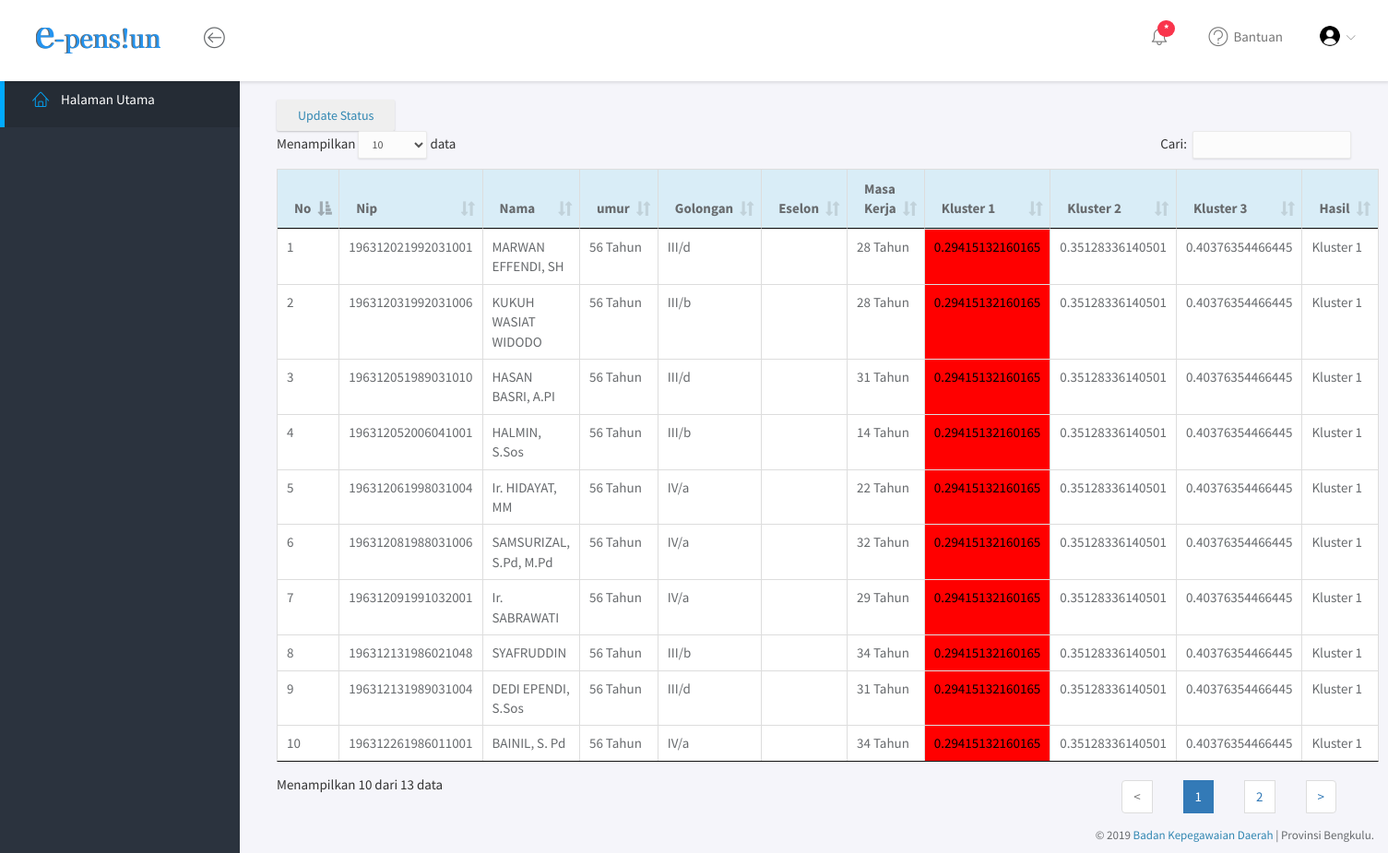
Page /index.php/clustering on the committed database.
### tables this page shows
CREATE TABLE `ref_asn` (
  `asn_id` int(11) NOT NULL,
  `asn_nip` varchar(20) DEFAULT NULL,
  `asn_id_mesin` int(15) DEFAULT NULL,
  `asn_nama` varchar(50) DEFAULT NULL,
  `asn_tgl_lahir` date DEFAULT NULL,
  `asn_gol_akhir` varchar(15) DEFAULT NULL,
  `asn_eselon` varchar(15) DEFAULT NULL,
  `asn_jabatan` varchar(75) DEFAULT NULL,
  `asn_jft` varchar(15) DEFAULT NULL,
  `asn_jfu` varchar(15) DEFAULT NULL,
  `asn_satker` varchar(50) DEFAULT NULL,
  `asn_skpd` int(15) DEFAULT NULL,
  `asn_ref_tipe_id` varchar(50) DEFAULT NULL,
  `asn_pensiun` enum('Y','N') DEFAULT 'N',
  `asn_is_plt` enum('Y','N') DEFAULT NULL,
  `asn_createuser` varchar(45) DEFAULT NULL,
  `asn_createdate` datetime DEFAULT NULL,
  `asn_updateuser` varchar(45) DEFAULT NULL,
  `asn_updatedate` datetime DEFAULT NULL
);

### application/controllers/clustering.php (called while the page is built, shortened)
<?php
class Clustering extends CI_Controller {
	public function __construct()
	{
		$this->load->model('model_clustering');
		$this->load->model('model_pegawai');
	}
	public function index()
	{
		$data = $this->model_clustering->get();
		$view['data'] = $this->model_clustering->get();
		foreach ($data as $data) {
			$umur = date("Y") - substr($data['asn_nip'], 0, 4);
			if ($umur == 57) {
				$umur = 0.02;
			}
			$c1 = [0.25, 0.175];
			$c2 = [0.35, 0.05];
			$c3 = [0.40, 0.075];
			$dc1 = sqrt(pow($eselon - $c1[0], 2) + pow($umur - $c1[1], 2));
			$dc2 = sqrt(pow($eselon - $c2[0], 2) + pow($umur - $c2[1], 2));
			$dc3 = sqrt(pow($eselon - $c3[0], 2) + pow($umur - $c3[1], 2));
			$view['dc1'][] = $dc1;
			$view['dc2'][] = $dc2;
			$view['dc3'][] = $dc3;
			if ($dc1 < $dc2 && $dc1 < $dc3) {
				$hasil = 1;
			}
			$view['hasil'][] = $hasil;
		}
		$view['status'] = $this->model_pegawai->status($this->session->userdata('nip'));
		$view['isi'] = 'backend/operator/klustering';
		$this->load->view('layout', $view);
	}
}

### index.php (called while the page is built, shortened)
<?php
require_once BASEPATH.'core/CodeIgniter.php';

### application/models/model_clustering.php (called while the page is built, shortened)
<?php
class Model_clustering extends CI_model
{
	public function get()
	{
		$this->db->select('*');
		$this->db->from('ref_asn');
		$this->db->where('YEAR(CURDATE()) - SUBSTRING(asn_nip FROM 1 FOR 4) =', 57);
		$query = $this->db->get('');
		return $query->result_array();
	}
}

### application/views/backend/operator/klustering.php (the view, shortened to what this page needs)
<div class="main">
			<div class="main-content">
				<div class="container-fluid">
					<div class="row">
						<div class="col-md-12">
						<div class="col-md-12">
								<div class="panel-body no-padding">
									<a href="#">
										<form id="kluster" method="post" action="">
											<button type="submit" value="true" name="update" class="btn btn_primary"> <span class="active"></span>Update Status</button>
										</form>
									</a>
									<table id="featured-datatable" class="table table-bordered">
										<thead>
											<tr class="info">
												<th>No</th>
												<th>Nip</th>
												<th>Nama</th>
												<th>umur</th>
												<th>Golongan</th>
												<th>Eselon</th>
												<th>Masa Kerja</>
												<th>Kluster 1</th>
												<th>Kluster 2</th>
												<th>Kluster 3</th>
												<th>Hasil</th>
											</tr>
										</thead>
										<tbody>
											<?php $no=1; foreach($data as $data) { ?>
											<tr>
												<td><?php echo $no++; ?></td>
												<td><?php echo $data['asn_nip']?></td>
												<td><?php echo $data['asn_nama']; ?></td>
												<td>
													<?php
														$tahun = 2019 - (substr($data['asn_nip'], 0, 4));
														echo $tahun ." Tahun";
													?>
												</td>
												<td><?php echo $data['asn_gol_akhir']; ?></td>
												<td>
												</td>
												<td>
													<?php
														$tahun = (substr($data['asn_nip'], 0, 4) + 57) - substr($data['asn_nip'], 8, 4);
														echo $tahun ." Tahun";
													?>
												</td>
												<td <?php if($dc1[$no-2] < $dc2[$no-2] && $dc1[$no-2] < $dc3[$no-2]) echo "style='background-color: red; color:black'"; ?>><?php echo $dc1[$no-2]; ?></td>
												<td <?php if($dc2[$no-2] < $dc3[$no-2] && $dc2[$no-2] < $dc1[$no-2]) echo "style='background-color: yellow; color:black'"; ?>><?php echo $dc2[$no-2]; ?></td>
												<td <?php if($dc3[$no-2] < $dc2[$no-2] && $dc3[$no-2] < $dc1[$no-2]) echo "style='background-color: blue; color:black'"; ?>><?php echo $dc3[$no-2]; ?></td>
												<td><?php echo 'Kluster '.$hasil[$no-2]; ?></td>
											</tr>
											<?php } ?>
										</tbody>
									</table>
								</div>
							</div>
						</div>
					</div>
				</div>
			</div>
		</div>\

### assets/backend/css/main.css (style rules this page uses)
html { position: relative; min-height: 100%; }
body { background-color: #F3F5F8; font-family: "Source Sans Pro", sans-serif; font-size: 15px; color: #676a6d; }
a { color: #3287B2; }
th { font-weight: 600; }
#wrapper .main { -webkit-transition: all 0.3s ease-in-out; -moz-transition: all 0.3s ease-in-out; -ms-transition: all 0.3s ease-in-out; -o-transition: all 0.3s ease-in-out; transition: all 0.3s ease-in-out; width: calc(100% - 260px); left: 0; position: relative; float: right; background-color: #f5f5fa; }
#wrapper #sidebar-nav, #wrapper .main { padding-top: 80px; }
.main-content { padding: 28px 10px; }
.btn { -webkit-border-radius: 2px; -moz-border-radius: 2px; border-radius: 2px; -moz-box-shadow: 0px 1px 2px 0 rgba(0, 0, 0, 0.2); -webkit-box-shadow: 0px 1px 2px 0 rgba(0, 0, 0, 0.2); box-shadow: 0px 1px 2px 0 rgba(0, 0, 0, 0.2); padding: 6px 22px; }
.no-padding { padding: 0 !important; }

### rows in the picture
ref_asn: asn_nip "196312021992031001", asn_nama "MARWAN EFFENDI, SH", asn_nip "56", asn_gol_akhir "III/d", asn_nip "28", no "0.29415132160165", no "0.35128336140501", no "0.40376354466445", no "1"
ref_asn: asn_nip "196312031992031006", asn_nama "KUKUH WASIAT WIDODO", asn_nip "56", asn_gol_akhir "III/b", asn_nip "28", no "0.29415132160165", no "0.35128336140501", no "0.40376354466445", no "1"
ref_asn: asn_nip "196312051989031010", asn_nama "HASAN BASRI, A.PI", asn_nip "56", asn_gol_akhir "III/d", asn_nip "31", no "0.29415132160165", no "0.35128336140501", no "0.40376354466445", no "1"
ref_asn: asn_nip "196312052006041001", asn_nama "HALMIN, S.Sos", asn_nip "56", asn_gol_akhir "III/b", asn_nip "14", no "0.29415132160165", no "0.35128336140501", no "0.40376354466445", no "1"
ref_asn: asn_nip "196312061998031004", asn_nama "Ir. HIDAYAT, MM", asn_nip "56", asn_gol_akhir "IV/a", asn_nip "22", no "0.29415132160165", no "0.35128336140501", no "0.40376354466445", no "1"
ref_asn: asn_nip "196312081988031006", asn_nama "SAMSURIZAL, S.Pd, M.Pd", asn_nip "56", asn_gol_akhir "IV/a", asn_nip "32", no "0.29415132160165", no "0.35128336140501", no "0.40376354466445", no "1"
ref_asn: asn_nip "196312091991032001", asn_nama "Ir. SABRAWATI", asn_nip "56", asn_gol_akhir "IV/a", asn_nip "29", no "0.29415132160165", no "0.35128336140501", no "0.40376354466445", no "1"
ref_asn: asn_nip "196312131986021048", asn_nama "SYAFRUDDIN", asn_nip "56", asn_gol_akhir "III/b", asn_nip "34", no "0.29415132160165", no "0.35128336140501", no "0.40376354466445", no "1"
ref_asn: asn_nip "196312131989031004", asn_nama "DEDI EPENDI, S.Sos", asn_nip "56", asn_gol_akhir "III/d", asn_nip "31", no "0.29415132160165", no "0.35128336140501", no "0.40376354466445", no "1"
ref_asn: asn_nip "196312261986011001", asn_nama "BAINIL, S. Pd", asn_nip "56", asn_gol_akhir "IV/a", asn_nip "34", no "0.29415132160165", no "0.35128336140501", no "0.40376354466445", no "1"
